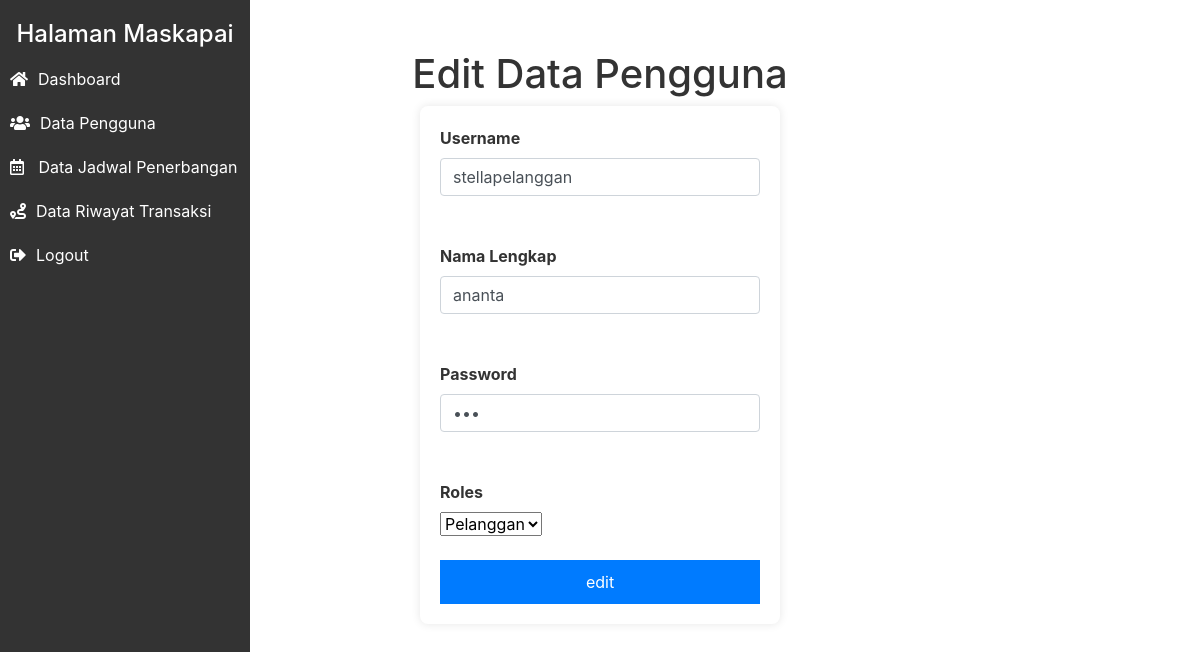
/Maskapai/pengguna/edit.php?id=2 (signed in), run on the app's committed database.
### tables this page shows
CREATE TABLE `user` (
  `id_user` int NOT NULL,
  `username` varchar(100) NOT NULL,
  `nama_lengkap` varchar(100) NOT NULL,
  `password` int NOT NULL,
  `roles` enum('Admin','Pelanggan','Maskapai') NOT NULL
);

### Maskapai/pengguna/functions.php (called while the page is built, shortened)
<?php
require '../../koneksi.php';
function query($query){
    global $conn;
    $rows = [];
    $result = mysqli_query($conn, $query);
    while($row = mysqli_fetch_assoc($result)){
        $rows[] = $row;
    }
    return $rows;
}
?>

### Maskapai/pengguna/edit.php (the view, shortened to what this page needs)
<?php
require 'functions.php';
$id = $_GET["id"];
$pengguna = query("SELECT * FROM user WHERE id_user = '$id'")[0];
?>
<?php require '../../layouts/sidebar_maskapai.php'; ?>
<div class="main" style="margin-top: 50px;">
    <h1>Edit Data Pengguna</h1>
    <form action="" method="POST">
        <label for="username">Username</label></br>
        <input type="text" name="username" id="username" class="form-control" value="<?= $pengguna["username"]; ?>"></br></br>
        <label for="nama_lengkap">Nama Lengkap</label></br>
        <input type="text" name="nama_lengkap" id="nama_lengkap" class="form-control" value="<?= $pengguna["nama_lengkap"]; ?>"></br></br>
        <label for="password">Password</label></br>
        <input type="password" name="password" id="password" class="form-control" value="<?= $pengguna["password"]; ?>"></br></br>
        <label for="roles">Roles</label></br>
        <select name="roles" id="roles">
            <option value="<?= $pengguna["roles"]; ?>"><?= $pengguna["roles"]; ?></option>
        </select></br></br>
        <button type="submit" name="edit">edit</button>
    </form>
</div>

### assets/style/maskapai.css (style rules this page uses)
body { margin: 0; padding: 0; font-family: Arial, sans-serif; }

### Maskapai/pengguna/edit.php (style rules this page uses)
body { font-family: Arial, sans-serif; background-color: #f4f4f4; padding: 20px; padding-left: 200px; }
h1 { text-align: center; color: #333; }
form { width: 30%; margin: 0 auto; background-color: #fff; padding: 20px; border-radius: 8px; box-shadow: 0 0 10px rgba(0, 0, 0, 0.1); }
label { font-weight: bold; color: #333; }
button { display: block; width: 100%; padding: 10px; background-color: #007bff; color: #fff; border: none; border-radius: 4px; cursor: pointer; }

### data on the page
user: username "stellapelanggan", nama_lengkap "ananta", roles "Pelanggan"
